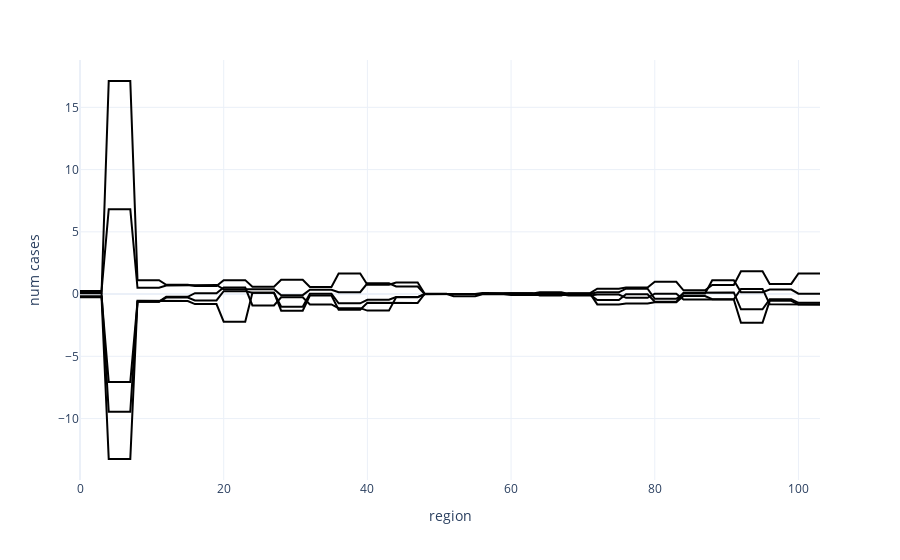

The notebook cell this image was saved under:
### Code cell
# Plotting
plot_process(agg_gp_draws)
